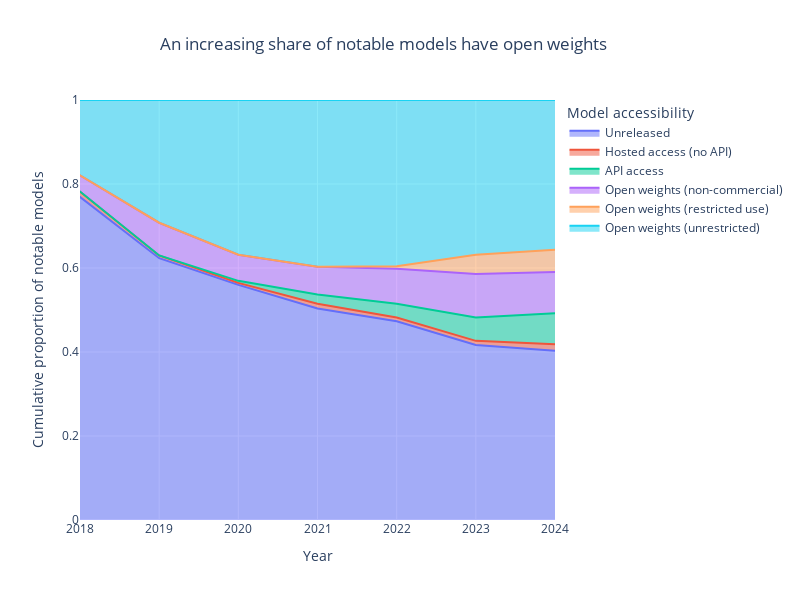

Notebook source saved alongside this figure:
### Markdown cell above
This chart shows the proportions over time more clearly - open weights have never been very rare (at least 10%). But open models have become much more common over time, making up around half of models today. The large majority of those are permissively licensed ("Open weights (unrestricted)") even today but open with restrictions has become more common over time.

### Code cell
fig = px.area(normalized_counts_notable, x='Year', y='proportion', color='Model accessibility', line_group='Model accessibility',
              labels={'proportion': 'Cumulative proportion of notable models', 'Year': 'Year'},
              title='An increasing share of notable models have open weights')

fig.update_yaxes(range=[0, 1])
fig.update_xaxes(range=[2018, 2024])
fig.update_layout(
    autosize=False,
    width=800,
    height=600,
    title_x=0.2,
)

save_plot(fig, results_dir, f'notable_model_proportion_by_accessibility_area')

fig.show()

### Figure 1 — Plotly figure (JSON) as saved in the notebook; plotly's stock layout.template omitted (floating-point values rounded to 4 significant figures)
{"data": [{"fillpattern": {"shape": ""}, "hovertemplate": "Model accessibility=Unreleased<br>Year=%{x}<br>Cumulative proportion of notable models=%{y}<extra></extra>", "legendgroup": "Unreleased", "line": {"color": "#636efa"}, "marker": {"symbol": "circle"}, "mode": "lines", "name": "Unreleased", "orientation": "v", "showlegend": true, "stackgroup": "1", "type": "scatter", "x": [2015, 2016, 2017, 2018, 2019, 2020, 2021, 2022, 2023, 2024], "xaxis": "x", "y": [0.7778, 0.7391, 0.8372, 0.7692, 0.6234, 0.5598, 0.5037, 0.4732, 0.4169, 0.4031], "yaxis": "y"}, {"fillpattern": {"shape": ""}, "hovertemplate": "Model accessibility=Hosted access (no API)<br>Year=%{x}<br>Cumulative proportion of notable models=%{y}<extra></extra>", "legendgroup": "Hosted access (no API)", "line": {"color": "#EF553B"}, "marker": {"symbol": "circle"}, "mode": "lines", "name": "Hosted access (no API)", "orientation": "v", "showlegend": true, "stackgroup": "1", "type": "scatter", "x": [2015, 2016, 2017, 2018, 2019, 2020, 2021, 2022, 2023, 2024], "xaxis": "x", "y": [0, 0.04348, 0.02326, 0.01282, 0.006494, 0.004785, 0.01103, 0.008929, 0.009639, 0.01559], "yaxis": "y"}, {"fillpattern": {"shape": ""}, "hovertemplate": "Model accessibility=API access<br>Year=%{x}<br>Cumulative proportion of notable models=%{y}<extra></extra>", "legendgroup": "API access", "line": {"color": "#00cc96"}, "marker": {"symbol": "circle"}, "mode": "lines", "name": "API access", "orientation": "v", "showlegend": true, "stackgroup": "1", "type": "scatter", "x": [2015, 2016, 2017, 2018, 2019, 2020, 2021, 2022, 2023, 2024], "xaxis": "x", "y": [0, 0, 0, 0, 0, 0.004785, 0.02206, 0.03274, 0.05542, 0.0735], "yaxis": "y"}, {"fillpattern": {"shape": ""}, "hovertemplate": "Model accessibility=Open weights (non-commercial)<br>Year=%{x}<br>Cumulative proportion of notable models=%{y}<extra></extra>", "legendgroup": "Open weights (non-commercial)", "line": {"color": "#ab63fa"}, "marker": {"symbol": "circle"}, "mode": "lines", "name": "Open weights (non-commercial)", "orientation": "v", "showlegend": true, "stackgroup": "1", "type": "scatter", "x": [2015, 2016, 2017, 2018, 2019, 2020, 2021, 2022, 2023, 2024], "xaxis": "x", "y": [0, 0.08696, 0.04651, 0.03846, 0.07792, 0.0622, 0.06618, 0.08333, 0.1036, 0.098], "yaxis": "y"}, {"fillpattern": {"shape": ""}, "hovertemplate": "Model accessibility=Open weights (restricted use)<br>Year=%{x}<br>Cumulative proportion of notable models=%{y}<extra></extra>", "legendgroup": "Open weights (restricted use)", "line": {"color": "#FFA15A"}, "marker": {"symbol": "circle"}, "mode": "lines", "name": "Open weights (restricted use)", "orientation": "v", "showlegend": true, "stackgroup": "1", "type": "scatter", "x": [2015, 2016, 2017, 2018, 2019, 2020, 2021, 2022, 2023, 2024], "xaxis": "x", "y": [0, 0, 0, 0, 0, 0, 0, 0.005952, 0.04578, 0.05345], "yaxis": "y"}, {"fillpattern": {"shape": ""}, "hovertemplate": "Model accessibility=Open weights (unrestricted)<br>Year=%{x}<br>Cumulative proportion of notable models=%{y}<extra></extra>", "legendgroup": "Open weights (unrestricted)", "line": {"color": "#19d3f3"}, "marker": {"symbol": "circle"}, "mode": "lines", "name": "Open weights (unrestricted)", "orientation": "v", "showlegend": true, "stackgroup": "1", "type": "scatter", "x": [2015, 2016, 2017, 2018, 2019, 2020, 2021, 2022, 2023, 2024], "xaxis": "x", "y": [0.2222, 0.1304, 0.09302, 0.1795, 0.2922, 0.3684, 0.3971, 0.3958, 0.3687, 0.3563], "yaxis": "y"}], "layout": {"autosize": false, "height": 600, "legend": {"title": {"text": "Model accessibility"}, "tracegroupgap": 0}, "title": {"text": "An increasing share of notable models have open weights", "x": 0.2}, "width": 800, "xaxis": {"anchor": "y", "domain": [0, 1], "range": [2018, 2024], "title": {"text": "Year"}}, "yaxis": {"anchor": "x", "domain": [0, 1], "range": [0, 1], "title": {"text": "Cumulative proportion of notable models"}}}}
